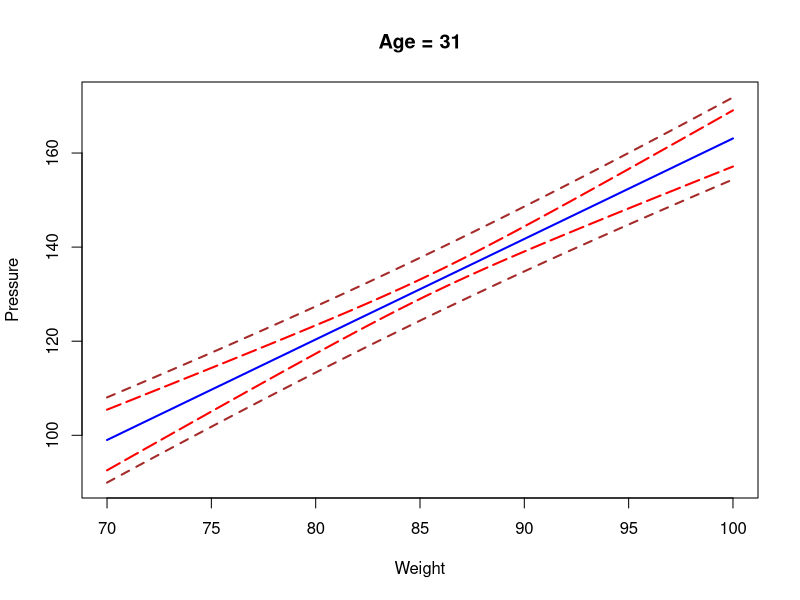
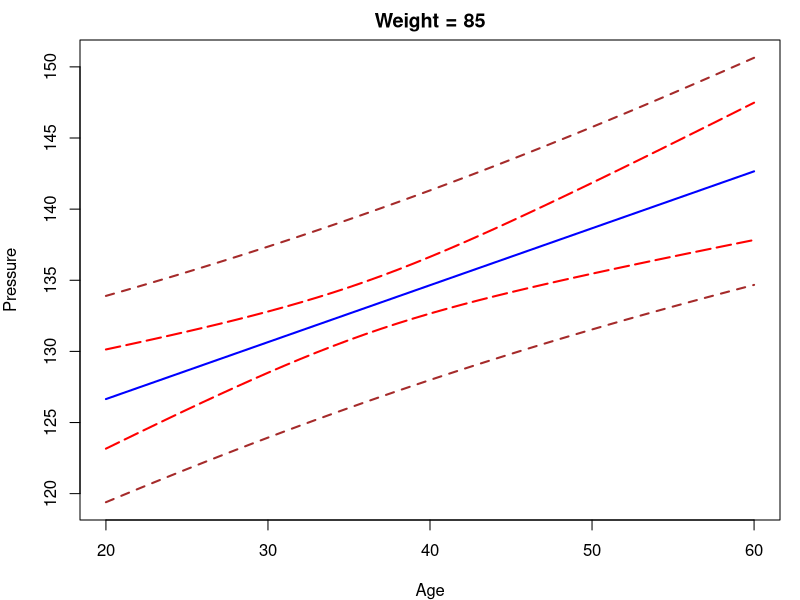

These figures' R source, in order:
## Case study: It is found that the systolic 
## pressure is linked to the weight and the age.

blood=data.frame(
  weight=c(76.0,91.5,85.5,82.5,79.0,80.5,74.5,
           79.0,85.0,76.5,82.0,95.0,92.5),
  age=c(50,20,20,30,30,50,60,50,40,55,40,40,20),
  pressure=c(120,141,124,126,117,125,123,125,
             132,123,132,155,147)
)

lm.blood=lm(pressure~weight+age,data=blood)

result = summary(lm.blood)

print(result)

# Estimated Covariance Matrix
print(result$cov.unscaled*result$sigma^2) 


## prediction 1: fixed age = 31

newdata = data.frame(
  age = rep(31,100),
  weight = seq(70,100,length.out = 100)
)
CI = predict(lm.blood,newdata,interval = "confidence")
Pred = predict(lm.blood,newdata,interval = "prediction")
matplot(newdata$weight,cbind(CI,Pred[,-1]),type="l",
        lty = c(1,5,5,2,2),
        col=c("blue","red","red","brown","brown"),lwd=2,
        xlab="Weight",ylab="Pressure",main = "Age = 31")
#legend(70,160,c("Fitted","Confidence","Prediction"),
#       lty = c(1,5,2),col=c("blue","red","brown"))


## prediction 2: fixed weight = 85

newdata = data.frame(
  weight = rep(85,41),
  age = seq(20,60)
)
CI = predict(lm.blood,newdata,interval = "confidence")
Pred = predict(lm.blood,newdata,interval = "prediction")
par(mar=c(4,4,2,1))
matplot(newdata$age,cbind(CI,Pred[,-1]),type="l",
        lty = c(1,5,5,2,2),
        col=c("blue","red","red","brown","brown"),lwd=2,
        xlab="Age",ylab="Pressure",main = "Weight = 85")
#legend(20,150,c("Fitted","Confidence","Prediction"),
#       lty = c(1,5,2),col=c("blue","red","brown"))